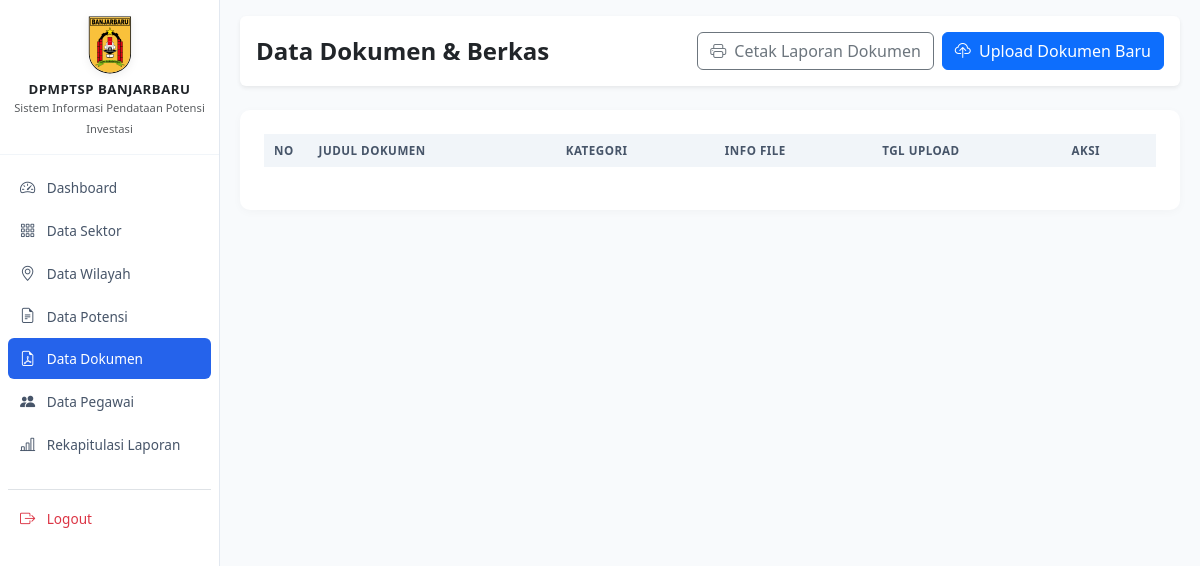
/admin/dokumen.php (signed in), run on an earlier commit of the app's database.
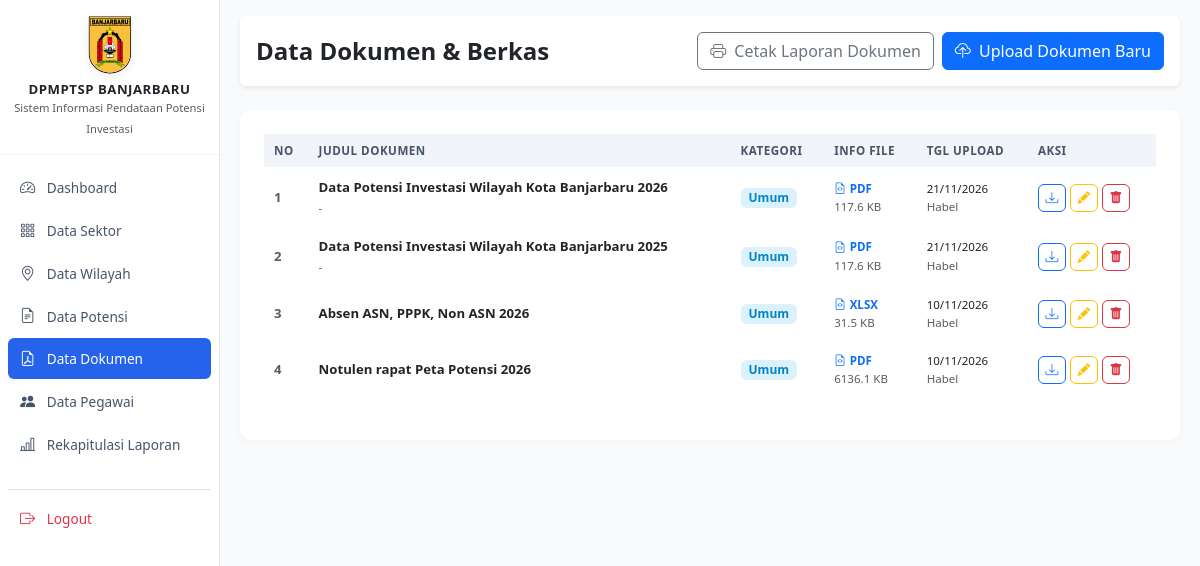
And on a later commit of the database.
### tables this page shows
CREATE TABLE `dokumen` (
  `id_dokumen` int NOT NULL AUTO_INCREMENT,
  `judul_dokumen` varchar(255) NOT NULL,
  `kategori` varchar(100) DEFAULT 'Umum',
  `deskripsi` text,
  `file_dokumen` varchar(255) NOT NULL,
  `tipe_file` varchar(50) DEFAULT NULL,
  `ukuran_file` int DEFAULT '0',
  `created_at` timestamp NULL DEFAULT CURRENT_TIMESTAMP,
  `created_by` int DEFAULT NULL,
  PRIMARY KEY (`id_dokumen`)
);

CREATE TABLE `users` (
  `id_user` int unsigned NOT NULL AUTO_INCREMENT,
  `nama` varchar(100) NOT NULL,
  `username` varchar(50) DEFAULT NULL,
  `email` varchar(150) NOT NULL,
  `password` varchar(255) NOT NULL,
  `role` enum('admin','pegawai','kadis','kabid') NOT NULL DEFAULT 'pegawai',
  `no_hp` varchar(20) DEFAULT NULL,
  `instansi` varchar(150) DEFAULT NULL,
  `status` enum('pending','aktif','nonaktif') NOT NULL DEFAULT 'pending',
  `last_login` datetime DEFAULT NULL,
  `created_at` timestamp NULL DEFAULT CURRENT_TIMESTAMP,
  `updated_at` timestamp NULL DEFAULT CURRENT_TIMESTAMP ON UPDATE CURRENT_TIMESTAMP,
  `reset_otp` varchar(6) DEFAULT NULL,
  `otp_expiry` datetime DEFAULT NULL,
  PRIMARY KEY (`id_user`),
  UNIQUE KEY `email` (`email`),
  UNIQUE KEY `username` (`username`)
);

### admin/dokumen.php (the view, shortened to what this page needs)
<?php
require_once '../config/database.php';
$dokumen_list = $pdo->query("SELECT d.*, u.nama AS uploader
                             FROM dokumen d
                             LEFT JOIN users u ON d.created_by = u.id_user
                             ORDER BY d.id_dokumen DESC")->fetchAll();
?>
<!DOCTYPE html>
<html lang="id">
<head>
</head>
<body>
<div class="wrapper">
    <?php require_once '../includes/sidebar.php'; ?>
    <div id="content">
        <div class="d-flex justify-content-between align-items-center mb-4 bg-white p-3 rounded shadow-sm">
    <h4 class="m-0 fw-bold">Data Dokumen & Berkas</h4>
    <div class="d-flex gap-2">
        <a href="dokumen_cetak.php" target="_blank" class="btn btn-outline-secondary">
            <i class="bi bi-printer me-1"></i> Cetak Laporan Dokumen
        </a>
        <?php if ($can_edit_data): ?>
            <a href="dokumen_tambah.php" class="btn btn-primary">
                <i class="bi bi-cloud-upload me-1"></i> Upload Dokumen Baru
            </a>
        <?php endif; ?>
    </div>
</div>
        <div class="card card-modern p-4">
            <div class="table-responsive">
                <table id="tableDokumen" class="table table-modern align-middle w-100">
                    <thead>
                        <tr>
                            <th width="5%">No</th>
                            <th>Judul Dokumen</th>
                            <th>Kategori</th>
                            <th>Info File</th>
                            <th>Tgl Upload</th>
                            <th>Aksi</th>
                        </tr>
                    </thead>
                    <tbody>
                        <?php $no = 1; foreach ($dokumen_list as $d): ?>
                        <tr>
                            <td class="fw-semibold text-muted"><?= $no++ ?></td>
                            <td>
                                <div class="fw-bold text-dark"><?= htmlspecialchars($d['judul_dokumen']) ?></div>
                                <small class="text-muted"><?= htmlspecialchars($d['deskripsi'] ?? '-') ?></small>
                            </td>
                            <td><span class="badge badge-soft-info px-2 py-1"><?= htmlspecialchars($d['kategori']) ?></span></td>
                            <td>
                                <small class="d-block text-uppercase fw-semibold text-primary"><i class="bi bi-file-earmark-code me-1"></i><?= htmlspecialchars($d['tipe_file']) ?></small>
                                <small class="text-muted"><?= round($d['ukuran_file'] / 1024, 1) ?> KB</small>
                            </td>
                            <td>
                                <small class="text-dark d-block"><?= date('d/m/Y', strtotime($d['created_at'])) ?></small>
                                <small class="text-muted"><?= htmlspecialchars($d['uploader'] ?? 'Sistem') ?></small>
                            </td>
                            <td>
                                <div class="d-flex gap-1">
                                    <a href="../uploads/dokumen/<?= $d['file_dokumen'] ?>" target="_blank" class="btn btn-sm btn-outline-primary btn-action" title="Unduh / Lihat File">
                                        <i class="bi bi-download"></i>
                                    </a>
                                    <?php if ($can_edit_data): ?>
                                        <a href="dokumen_edit.php?id=<?= $d['id_dokumen'] ?>" class="btn btn-sm btn-outline-warning btn-action" title="Edit">
                                            <i class="bi bi-pencil-fill"></i>
                                        </a>
                                        <a href="dokumen_hapus.php?id=<?= $d['id_dokumen'] ?>" class="btn btn-sm btn-outline-danger btn-action" title="Hapus">
                                            <i class="bi bi-trash-fill"></i>
                                        </a>
                                    <?php endif; ?>
                                </div>
                            </td>
                        </tr>
                        <?php endforeach; ?>
                    </tbody>
                </table>
            </div>
        </div>
    </div>
</div>
</body>
</html>

### includes/sidebar.php (shortened to what this page needs)
<?php
$current_page     = basename($_SERVER['PHP_SELF']);
$user_role        = $_SESSION['role'] ?? '';
$can_edit_data    = in_array($user_role, ['admin', 'pegawai']);
?>
<link href="https://cdn.jsdelivr.net/npm/bootstrap@5.3.0/dist/css/bootstrap.min.css" rel="stylesheet">
<link href="https://cdn.jsdelivr.net/npm/bootstrap-icons@1.10.5/font/bootstrap-icons.css" rel="stylesheet">
<link rel="stylesheet" href="https://cdn.datatables.net/1.13.6/css/dataTables.bootstrap5.min.css">
<nav id="sidebar">
    <div class="sidebar-header text-center">
        <img src="../assets/img/Lambang_Kota_Banjarbaru.svg"
             alt="Logo Kota Banjarbaru"
             class="sidebar-logo mb-2"
             onerror="this.onerror=null; this.src='https://upload.wikimedia.org/wikipedia/commons/f/f6/Lambang_Kota_Banjarbaru.svg';">
        <h6 class="m-0 fw-bold text-dark" style="font-size: 0.825rem; letter-spacing: 0.5px;">DPMPTSP BANJARBARU</h6>
        <small class="text-muted" style="font-size: 0.7rem;">Sistem Informasi Pendataan Potensi Investasi</small>
    </div>
    <ul class="list-unstyled components">
        <li class="<?= $current_page === 'dashboard.php' ? 'active' : '' ?>">
            <a href="dashboard.php"><i class="bi bi-speedometer2"></i> Dashboard</a>
        </li>
        <li class="<?= $current_page === 'sektor.php' ? 'active' : '' ?>">
            <a href="sektor.php"><i class="bi bi-grid-3x3-gap"></i> Data Sektor</a>
        </li>
        <li class="<?= $current_page === 'wilayah.php' ? 'active' : '' ?>">
            <a href="wilayah.php"><i class="bi bi-geo-alt"></i> Data Wilayah</a>
        </li>
        <li class="<?= in_array($current_page, ['potensi.php', 'potensi_edit.php']) ? 'active' : '' ?>">
            <a href="potensi.php"><i class="bi bi-file-earmark-text"></i> Data Potensi</a>
        </li>
        <li class="<?= in_array($current_page, ['dokumen.php', 'dokumen_tambah.php', 'dokumen_edit.php']) ? 'active' : '' ?>">
    <a href="dokumen.php"><i class="bi bi-file-earmark-pdf"></i> Data Dokumen</a>
</li>
<li class="<?= in_array($current_page, ['pegawai.php', 'pegawai_tambah.php', 'pegawai_edit.php']) ? 'active' : '' ?>">
    <a href="pegawai.php"><i class="bi bi-people-fill"></i> Data Pegawai</a>
</li>
        <li class="<?= $current_page === 'laporan.php' ? 'active' : '' ?>">
            <a href="laporan.php"><i class="bi bi-bar-chart-line"></i> Rekapitulasi Laporan </a>
        </li>
        <li class="mt-4 border-top border-slate-200 pt-2">
            <a href="../auth/logout.php" class="text-danger"><i class="bi bi-box-arrow-right"></i> Logout</a>
        </li>
    </ul>
</nav>

### includes/sidebar.php (style rules this page uses)
body { min-height: 100vh; background-color: #f8fafc; font-size: 0.85rem; }
.wrapper { display: flex; width: 100%; align-items: flex-start; }
#sidebar { min-width: 220px; max-width: 220px; background: #ffffff; color: #334155; height: 100vh; position: sticky; top: 0; overflow-y: auto; z-index: 100; border-right: 1px solid #e2e8f0; }
#sidebar .sidebar-header { padding: 16px 12px; background: #ffffff; border-bottom: 1px solid #f1f5f9; }
#sidebar .sidebar-logo { width: 46px; height: auto; object-fit: contain; filter: drop-shadow(0 2px 4px rgba(0,0,0,0.08)); }
#sidebar ul.components { padding: 12px 8px; }
#sidebar ul li { margin-bottom: 2px; }
#sidebar ul li a { padding: 9px 12px; font-size: 0.85rem; display: block; color: #475569; text-decoration: none; transition: all 0.2s ease-in-out; font-weight: 500; border-radius: 6px; }
#sidebar ul li a:hover, #sidebar ul li.active > a { color: #ffffff !important; background-color: #2563eb; }
#sidebar ul li a i { margin-right: 8px; font-size: 0.95rem; }
#content { width: 100%; padding: 16px 20px; min-height: 100vh; }
.card-modern { border: none; border-radius: 10px; box-shadow: 0 2px 10px rgba(0,0,0,0.03); background: #ffffff; }
.table-modern { border-collapse: separate; border-spacing: 0 3px; margin-top: -3px; font-size: 0.825rem; }
.table-modern thead th { background-color: #f1f5f9 !important; color: #475569; font-size: 0.725rem; font-weight: 700; text-transform: uppercase; letter-spacing: 0.5px; border: none; padding: 8px 10px; }
.table-modern tbody tr { background-color: #ffffff; box-shadow: 0 1px 2px rgba(0,0,0,0.02); transition: all 0.15s ease-in-out; }
.table-modern tbody td { border: none; padding: 8px 10px; color: #334155; }
.table-modern tbody tr td:first-child { border-top-left-radius: 6px; border-bottom-left-radius: 6px; }
.table-modern tbody tr td:last-child { border-top-right-radius: 6px; border-bottom-right-radius: 6px; }
.btn-sm { padding: 4px 10px; font-size: 0.8rem; }
.badge-soft-info { background-color: rgba(14, 165, 233, 0.15); color: #0284c7; font-weight: 600; font-size: 0.75rem; }
.btn-action { width: 28px; height: 28px; padding: 0; display: inline-flex; align-items: center; justify-content: center; border-radius: 6px; font-size: 0.8rem; }

What changed in the data, as far as the page shows it:
added dokumen: judul_dokumen "Data Potensi Investasi Wilayah Kota Banjarbaru 2026", deskripsi "-", kategori "Umum", tipe_file "PDF", $d['ukuran_file']/1024 "117.6", created_at "21/11/2026", users.nama "Habel"
added dokumen: judul_dokumen "Data Potensi Investasi Wilayah Kota Banjarbaru 2025", deskripsi "-", kategori "Umum", tipe_file "PDF", $d['ukuran_file']/1024 "117.6", created_at "21/11/2026", users.nama "Habel"
added dokumen: judul_dokumen "Absen ASN, PPPK, Non ASN 2026", kategori "Umum", tipe_file "XLSX", $d['ukuran_file']/1024 "31.5", created_at "10/11/2026", users.nama "Habel"
added dokumen: judul_dokumen "Notulen rapat Peta Potensi 2026", kategori "Umum", tipe_file "PDF", $d['ukuran_file']/1024 "6136.1", created_at "10/11/2026", users.nama "Habel"
